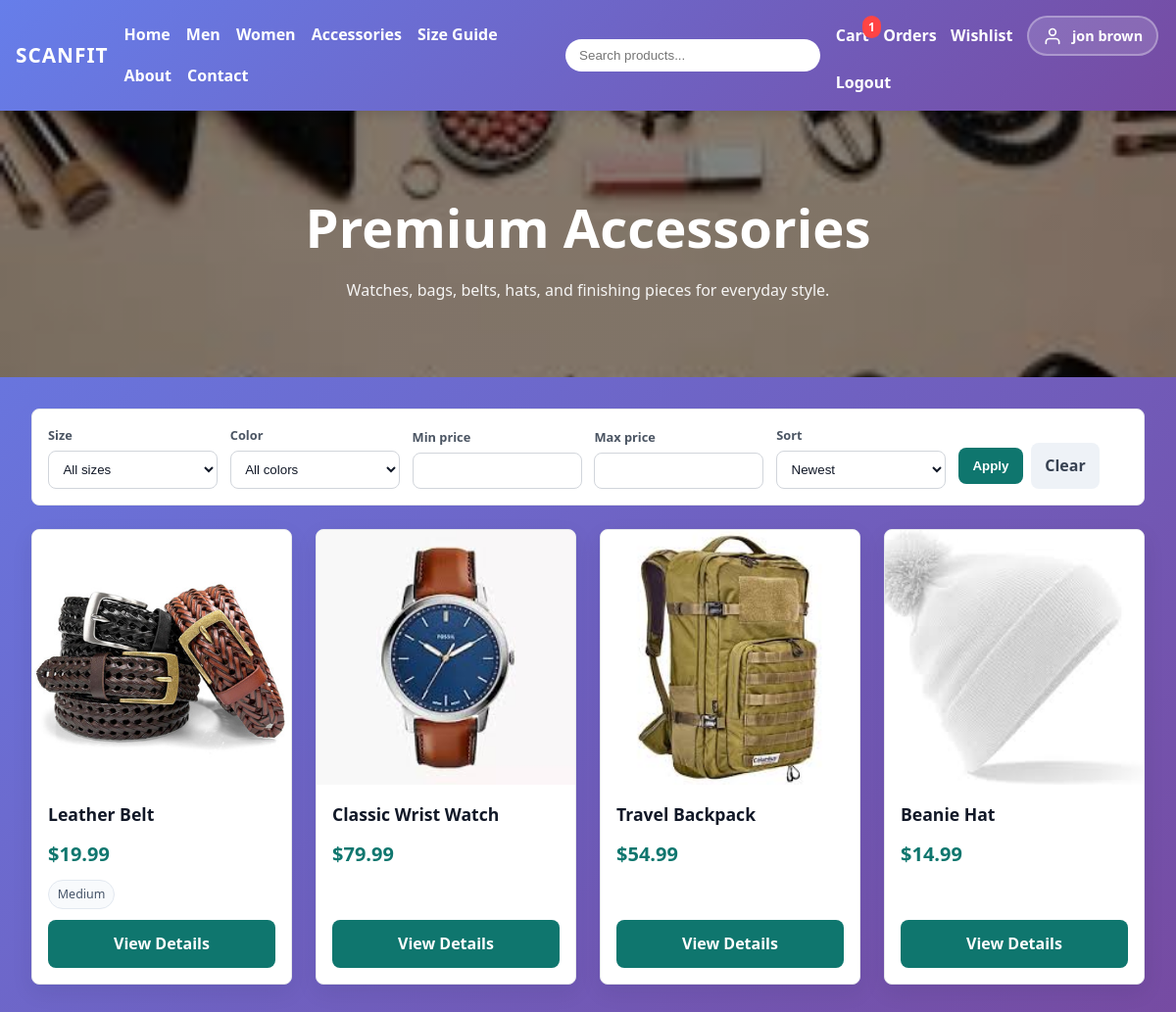
The app's page /accessories.php (signed in) with its own data.
### tables this page shows
CREATE TABLE `customer` (
  `customer_id` int NOT NULL AUTO_INCREMENT,
  `first_name` varchar(100) NOT NULL,
  `last_name` varchar(100) NOT NULL,
  `email` varchar(255) NOT NULL,
  `phone` varchar(20) DEFAULT NULL,
  `password_hash` varchar(255) NOT NULL,
  `failed_login_attempts` int NOT NULL DEFAULT '0',
  `account_locked` tinyint(1) NOT NULL DEFAULT '0',
  `account_blocked` tinyint(1) NOT NULL DEFAULT '0',
  `password_reset_required` tinyint(1) NOT NULL DEFAULT '0',
  `theme_preference` varchar(32) NOT NULL DEFAULT 'default',
  `profile_image` varchar(255) DEFAULT NULL,
  `theme_custom_json` text,
  `google_sub` varchar(191) DEFAULT NULL,
  `email_verified` tinyint(1) NOT NULL DEFAULT '0',
  `email_verification_token` varchar(255) DEFAULT NULL,
  `email_verification_expires_at` datetime DEFAULT NULL,
  `terms_version` varchar(32) DEFAULT NULL,
  `terms_accepted_at` datetime DEFAULT NULL,
  `terms_accepted_ip` varchar(45) DEFAULT NULL,
  `terms_accepted_user_agent` varchar(255) DEFAULT NULL,
  `mfasecret` varchar(32) DEFAULT NULL,
  `mfaenabled` tinyint(1) DEFAULT '0',
  `mfabackupcodes` json DEFAULT NULL,
  `created_at` timestamp NULL DEFAULT CURRENT_TIMESTAMP,
  `updated_at` timestamp NULL DEFAULT CURRENT_TIMESTAMP ON UPDATE CURRENT_TIMESTAMP,
  PRIMARY KEY (`customer_id`),
   
  UNIQUE KEY `email` (`email`),
  UNIQUE KEY `uniq_customer_google_sub` (`google_sub`)
);

CREATE TABLE `product` (
  `product_id` int NOT NULL AUTO_INCREMENT,
  `name` varchar(255) NOT NULL,
  `sku` varchar(100) NOT NULL,
  `description` text,
  `base_price` decimal(10,2) NOT NULL,
  `status` enum('ACTIVE','INACTIVE','OUT_OF_STOCK') DEFAULT 'ACTIVE',
  `created_at` timestamp NULL DEFAULT CURRENT_TIMESTAMP,
  `updated_at` timestamp NULL DEFAULT CURRENT_TIMESTAMP ON UPDATE CURRENT_TIMESTAMP,
  PRIMARY KEY (`product_id`),
   
  UNIQUE KEY `sku` (`sku`)
);

### accessories.php (called while the page is built, shortened)
<?php
require_once 'functions.php';
$collectionTitle = 'Premium Accessories';
$collectionGender = 'Unisex';
$collectionSubtitle = 'Watches, bags, belts, hats, and finishing pieces for everyday style.';
require 'collection_page.php';

### functions.php (called while the page is built, shortened)
<?php
require_once 'Connectdb.php';
function isLoggedIn(): bool
{
    return isset($_SESSION['customer_id']) && !empty($_SESSION['customer_id']);
}
function getCustomerId(): int
{
    return isset($_SESSION['customer_id']) ? (int)$_SESSION['customer_id'] : 0;
}
function getFilteredProductsByGender(string $genderDisplay, array $filters = [])
{
    global $conn;
    $genderMap = [
        'Men' => 'Male',
        'Women' => 'Female',
        'Unisex' => 'Unisex',
    ];
    $genderName = $genderMap[$genderDisplay] ?? $genderDisplay;
    $where = [
        'g.name = ?',
        "p.status = 'ACTIVE'",
    ];
    $params = [$genderName];
    $types = 's';
    $sizeId = (int)($filters['size_id'] ?? 0);
    $colourId = (int)($filters['colour_id'] ?? 0);
    $minPrice = isset($filters['min_price']) && $filters['min_price'] !== '' ? max(0, (float)$filters['min_price']) : null;
    $maxPrice = isset($filters['max_price']) && $filters['max_price'] !== '' ? max(0, (float)$filters['max_price']) : null;
    $sort = (string)($filters['sort'] ?? 'newest');
    $orderBy = 'p.created_at DESC';
    $sql = "
        SELECT DISTINCT p.*
        FROM product p
        INNER JOIN productgender pg ON p.product_id = pg.product_id
        INNER JOIN gender g ON pg.gender_id = g.gender_id
        WHERE " . implode(' AND ', $where) . "
        ORDER BY {$orderBy}
    ";
    $stmt = mysqli_prepare($conn, $sql);
    $bind = [$types];
    foreach ($params as $key => $value) {
        $bind[] = &$params[$key];
    }
    mysqli_stmt_bind_param($stmt, ...$bind);
    mysqli_stmt_execute($stmt);
    return mysqli_stmt_get_result($stmt);
}
function getProductVariants(int $productId)
{
    global $conn;
    $sql = "
        SELECT
            pv.variant_id,
            pv.sku AS variant_sku,
            pv.stock_quantity,
            pv.price_adjustment,
            s.name AS size_name,
            c.name AS colour_name
        FROM productvariant pv
        LEFT JOIN size   s ON pv.size_id   = s.size_id
        LEFT JOIN colour c ON pv.colour_id = c.colour_id
        WHERE pv.product_id = ?
        ORDER BY s.sort_order, c.name
    ";
    $stmt = mysqli_prepare($conn, $sql);
    mysqli_stmt_bind_param($stmt, 'i', $productId);
    mysqli_stmt_execute($stmt);
    return mysqli_stmt_get_result($stmt);
}
function getCustomerInfo(int $customerId): ?array
{
    global $conn;
    $sql  = "SELECT * FROM customer WHERE customer_id = ? LIMIT 1";
    $stmt = mysqli_prepare($conn, $sql);
    mysqli_stmt_bind_param($stmt, 'i', $customerId);
    mysqli_stmt_execute($stmt);
    $res = mysqli_stmt_get_result($stmt);
    return mysqli_fetch_assoc($res) ?: null;
}
function getCartItemCount(int $customerId): int
{
    global $conn;
    $sql = "
        SELECT IFNULL(SUM(ci.quantity), 0) AS total_items
        FROM cart ca
        INNER JOIN cartitem ci ON ca.cart_id = ci.cart_id
        WHERE ca.customer_id = ? AND ca.status = 'ACTIVE'
    ";
    $stmt = mysqli_prepare($conn, $sql);
    mysqli_stmt_bind_param($stmt, 'i', $customerId);
    mysqli_stmt_execute($stmt);
    $res = mysqli_stmt_get_result($stmt);
    $row = mysqli_fetch_assoc($res);
    return isset($row['total_items']) ? (int)$row['total_items'] : 0;
}
?>

### collection_page.php (the view, shortened to what this page needs)
<?php
$collectionTitle = $collectionTitle ?? 'Collection';
$collectionGender = $collectionGender ?? 'Unisex';
$collectionSubtitle = $collectionSubtitle ?? '';
$filters = [
    'size_id' => (int)($_GET['size_id'] ?? 0),
    'colour_id' => (int)($_GET['colour_id'] ?? 0),
    'min_price' => trim((string)($_GET['min_price'] ?? '')),
    'max_price' => trim((string)($_GET['max_price'] ?? '')),
    'sort' => (string)($_GET['sort'] ?? 'newest'),
];
$productsResult = getFilteredProductsByGender($collectionGender, $filters);
?>
<!DOCTYPE html>
<html lang="en">
<head>
</head>
<body>
<?php include 'navbar.php'; ?>
<section class="hero-section">
    <h1><?php echo htmlspecialchars($collectionTitle); ?></h1>
    <?php if ($collectionSubtitle !== ''): ?>
        <p><?php echo htmlspecialchars($collectionSubtitle); ?></p>
    <?php endif; ?>
</section>
<section class="products-section">
    <form method="GET" class="toolbar">
        <label>Size
            <select name="size_id">
                <option value="0">All sizes</option>
            </select>
        </label>
        <label>Color
            <select name="colour_id">
                <option value="0">All colors</option>
            </select>
        </label>
        <label>Min price
            <input type="number" name="min_price" min="0" step="0.01" value="<?php echo htmlspecialchars($filters['min_price']); ?>">
        </label>
        <label>Max price
            <input type="number" name="max_price" min="0" step="0.01" value="<?php echo htmlspecialchars($filters['max_price']); ?>">
        </label>
        <label>Sort
            <select name="sort">
                <option value="newest" <?php echo $filters['sort'] === 'newest' ? 'selected' : ''; ?>>Newest</option>
            </select>
        </label>
        <div class="actions">
            <button type="submit">Apply</button>
            <a class="clear-link" href="<?php echo htmlspecialchars(basename($_SERVER['PHP_SELF'])); ?>">Clear</a>
        </div>
    </form>
    <?php if ($productsResult && mysqli_num_rows($productsResult) > 0): ?>
        <div class="products-grid">
            <?php while ($product = mysqli_fetch_assoc($productsResult)): ?>
                <?php
                $variantsResult = getProductVariants((int)$product['product_id']);
                $sizes = [];
                while ($variant = mysqli_fetch_assoc($variantsResult)) {
                    if (!empty($variant['size_name'])) {
                        $sizes[] = (string)$variant['size_name'];
                    }
                }
                ?>
                <div class="product-card">
                    <div class="product-image">
                        <img src="images/<?php echo htmlspecialchars((string)$product['sku']); ?>.jpg"
                             alt="<?php echo htmlspecialchars((string)$product['name']); ?>"
                             onerror="this.src='https://via.placeholder.com/400x260/f8f9fa/666?text=ScanFit'">
                    </div>
                    <div class="product-info">
                        <h3 class="product-name"><?php echo htmlspecialchars((string)$product['name']); ?></h3>
                        <div class="product-price">$<?php echo number_format((float)$product['base_price'], 2); ?></div>
                        <div class="product-sizes">
                            <?php foreach (array_slice(array_unique($sizes), 0, 5) as $size): ?>
                                <span class="size-tag"><?php echo htmlspecialchars($size); ?></span>
                            <?php endforeach; ?>
                        </div>
                        <a href="product.php?id=<?php echo (int)$product['product_id']; ?>" class="details-btn">View Details</a>
                    </div>
                </div>
            <?php endwhile; ?>
        </div>
    <?php else: ?>
        <div class="empty">No products match these filters.</div>
    <?php endif; ?>
</section>
</body>
</html>

### navbar.php (shortened to what this page needs)
<?php
$cartCount    = 0;
$customerInfo = null;
$navGradient  = 'linear-gradient(135deg,#667eea 0%,#764ba2 100%)';
if (isLoggedIn()) {
    $customerId   = getCustomerId();
    $cartCount    = getCartItemCount($customerId);
    $customerInfo = getCustomerInfo($customerId);
    $themePreference = $customerInfo['theme_preference'] ?? 'default';
    $themeGradients = [
        'default' => 'linear-gradient(135deg,#667eea 0%,#764ba2 100%)',
        'ocean'   => 'linear-gradient(135deg,#0ea5e9 0%,#0369a1 100%)',
        'forest'  => 'linear-gradient(135deg,#16a34a 0%,#166534 100%)',
        'sunset'  => 'linear-gradient(135deg,#f97316 0%,#b91c1c 100%)',
        'slate'   => 'linear-gradient(135deg,#334155 0%,#0f172a 100%)',
    ];
    if (isset($themeGradients[$themePreference])) {
        $navGradient = $themeGradients[$themePreference];
    }
}
?>
<nav class="sf-nav" style="background:<?php echo htmlspecialchars($navGradient); ?>">
    <div class="sf-nav-shell">
        <a href="index.php" class="sf-brand">
            SCANFIT
        </a>
        <div class="sf-nav-panel" id="sf-nav-panel">
            <div class="sf-nav-links">
                <a href="index.php" class="sf-link">Home</a>
                <a href="men.php" class="sf-link">Men</a>
                <a href="womens.php" class="sf-link">Women</a>
                <a href="accessories.php" class="sf-link">Accessories</a>
                <a href="bmi_calculator.php" class="sf-link">Size Guide</a>
                <a href="about.php" class="sf-link">About</a>
                <a href="contact.php" class="sf-link">Contact</a>
            </div>
            <form method="GET" action="search.php" class="sf-search">
                <input type="text" name="q" placeholder="Search products..."
                       class="sf-search-input"
                       required>
            </form>
            <div class="sf-nav-actions">
                <?php if (isLoggedIn()): ?>
                    <a href="cart.php" class="sf-link sf-cart">
                        Cart
                        <?php if ($cartCount > 0): ?>
                            <span class="sf-cart-count"><?php echo $cartCount; ?></span>
                        <?php endif; ?>
                    </a>
                    <a href="orders.php" class="sf-link">Orders</a>
                    <a href="wishlist.php" class="sf-link">Wishlist</a>
                    <a href="settings.php#saved-sizes" style="text-decoration:none;">
                        <div class="sf-pill">
                            <?php if (!empty($customerInfo['profile_image'])): ?>
                                <img
                                    src="<?php echo htmlspecialchars($customerInfo['profile_image']); ?>"
                                    alt="Profile"
                                    class="sf-profile-img"
                                >
                            <?php else: ?>
                                <svg width="20" height="20" viewBox="0 0 24 24" fill="none"
                                     stroke="#fff" stroke-width="2" stroke-linecap="round" stroke-linejoin="round">
                                    <path d="M20 21v-2a4 4 0 0 0-4-4H8a4 4 0 0 0-4 4v2"></path>
                                    <circle cx="12" cy="7" r="4"></circle>
                                </svg>
                            <?php endif; ?>
                            <span class="sf-pill-name">
                                <?php
                                    if ($customerInfo) {
                                        echo htmlspecialchars($customerInfo['first_name'] . ' ' . $customerInfo['last_name']);
                                    } else {
                                        echo 'Profile';
                                    }
                                ?>
                            </span>
                        </div>
                    </a>
                    <a href="logout.php" class="sf-link">Logout</a>
                <?php else: ?>
                    <a href="login.php" class="sf-link">Login</a>
                    <a href="register.php" class="sf-signup">Sign Up</a>
                <?php endif; ?>
            </div>
        </div>
    </div>
</nav>

### records on screen
customer: first_name+last_name "jon brown"
product: sku (picture), name "Leather Belt", base_price "19.99", size "Medium"
product: sku (picture), name "Classic Wrist Watch", base_price "79.99"
product: sku (picture), name "Travel Backpack", base_price "54.99"
product: sku (picture), name "Beanie Hat", base_price "14.99"

### other values on screen
$cartCount "1"
$collectionTitle "Premium Accessories"
$collectionSubtitle "Watches, bags, belts, hats, and finishing pieces for everyday style."
